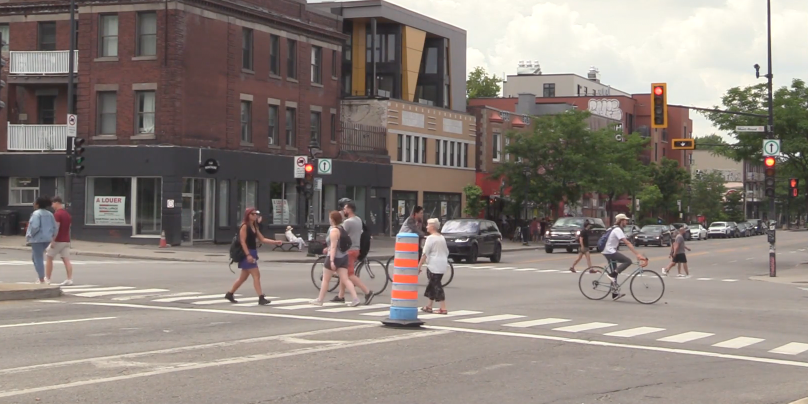
#> input picture image1-1.png, 1616 x 808 px (shown at 1/2 size)
$ jupyter execute --allow-errors Inference.ipynb
#> lines starting #> are read from the running program, lines starting #| are printed output that depends on the picture
[cell 1]
import cv2
import numpy as np
import os
import yaml
from yaml.loader import SafeLoader

#> (a cell that did not finish here is left out)

#> (a cell that did not finish here is left out)

[cell 4]
import matplotlib.pyplot as plt

img = cv2.imread('image1-1.png')
#> img is the input picture: shape (808, 1616, 3); mean B, G, R 122, 128.4, 138.2
image = img.copy()

plt.figure(figsize=(10,10))
plt.subplot(1,3,1)
plt.imshow(image[:,:,::-1])

h,w,d = image.shape
#> h = 808; w = 1616; d = 3

# Square Image
max_dimension = max(h,w)
#> max_dimension = 1616
input_image = np.zeros((max_dimension, max_dimension,3), dtype=np.uint8)
input_image[:h, :w, :] = image
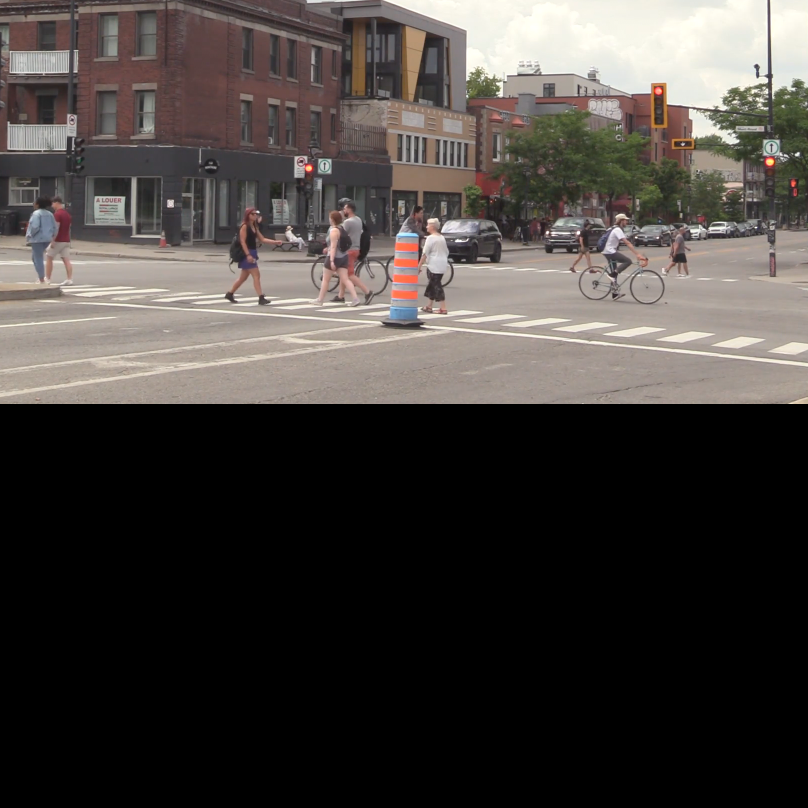
#> input_image: shape (1616, 1616, 3) (shown at 1/2 size); mean B, G, R 61, 64.2, 69.1
plt.subplot(1,3,2)
plt.imshow(input_image[:,:,::-1])
plt.show()
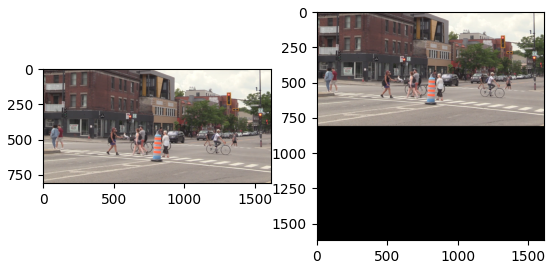
#> figure drawn by matplotlib, 2 panels

YOLO_WIDTH = 640
blob = cv2.dnn.blobFromImage(input_image, 1/255, (YOLO_WIDTH, YOLO_WIDTH), swapRB=True, crop=False)
#> (the rest of this cell did not finish here and is left out)
